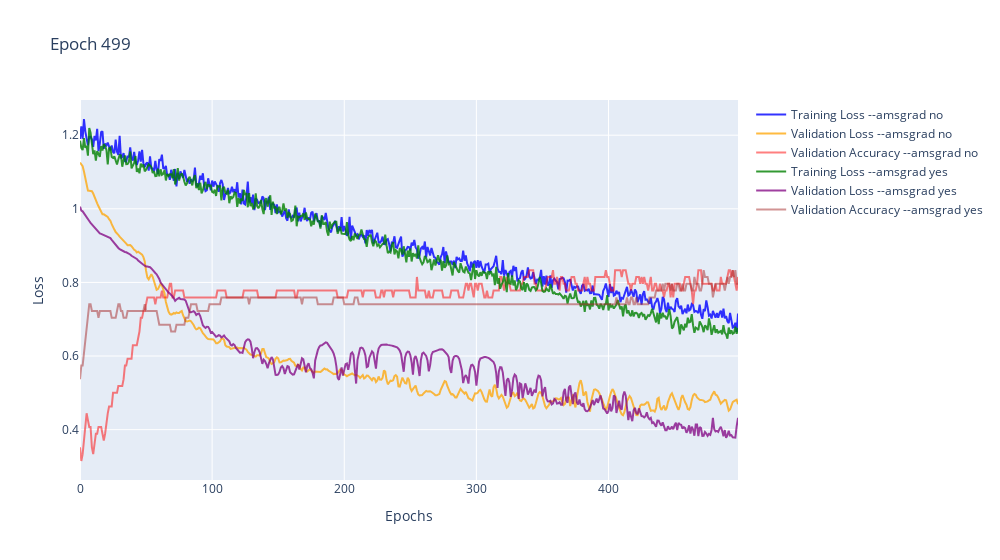

The notebook cell saved with this chart:
### Markdown cell above
or

### Code cell
higher = FourierModel(512,3,learnsamples=True)
lower = FourierModel2(512,3,learnsamples=True)

optim1 = torch.optim.AdamW(higher.parameters(), lr=0.00004, weight_decay=10**-5.5, amsgrad=True)
optim2 = torch.optim.AdamW(lower.parameters(), lr=0.00004, weight_decay=10**-5.5, amsgrad=True)

compete([("amsgrad no", higher, optim1), ("amsgrad yes", lower, optim2)], 500, train, valid)

### Figure 1 — Plotly figure (JSON) as saved in the notebook; plotly's stock layout.template omitted (floating-point values rounded to 4 significant figures; data arrays with more than 128 entries replaced by an {"elided": "..."} marker saying what was removed)
{"data": [{"line": {"color": "blue"}, "mode": "lines", "name": "Training Loss --amsgrad no", "opacity": 0.8, "type": "scatter", "x": {"elided": "499 int values"}, "y": {"elided": "500 float values"}}, {"line": {"color": "orange"}, "mode": "lines", "name": "Validation Loss --amsgrad no", "opacity": 0.75, "type": "scatter", "x": {"elided": "499 int values"}, "y": {"elided": "500 float values"}}, {"line": {"color": "red"}, "mode": "lines", "name": "Validation Accuracy --amsgrad no", "opacity": 0.5, "type": "scatter", "x": {"elided": "499 int values"}, "y": {"elided": "500 float values"}}, {"line": {"color": "green"}, "mode": "lines", "name": "Training Loss --amsgrad yes", "opacity": 0.8, "type": "scatter", "x": {"elided": "499 int values"}, "y": {"elided": "500 float values"}}, {"line": {"color": "purple"}, "mode": "lines", "name": "Validation Loss --amsgrad yes", "opacity": 0.75, "type": "scatter", "x": {"elided": "499 int values"}, "y": {"elided": "500 float values"}}, {"line": {"color": "brown"}, "mode": "lines", "name": "Validation Accuracy --amsgrad yes", "opacity": 0.5, "type": "scatter", "x": {"elided": "499 int values"}, "y": {"elided": "500 float values"}}], "layout": {"title": {"text": "Epoch 499"}, "width": 1000, "xaxis": {"title": {"text": "Epochs"}}, "yaxis": {"title": {"text": "Loss"}}}}
